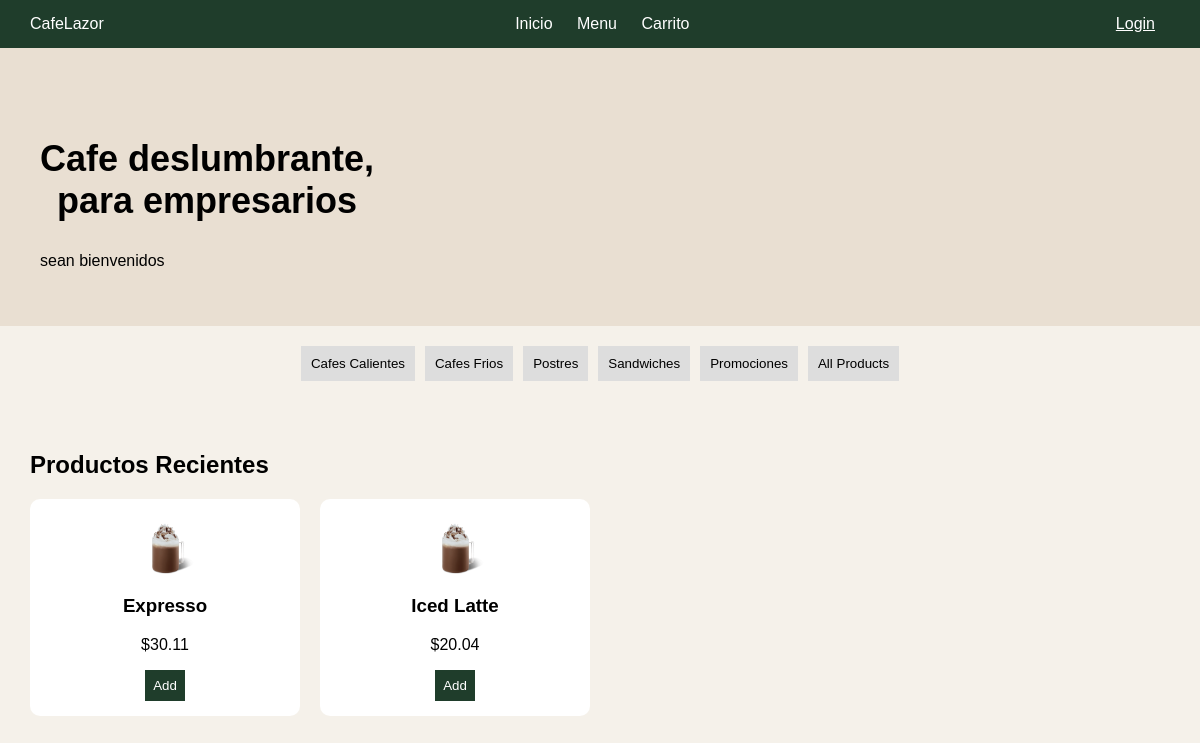
Before: /home/ with the older database file.
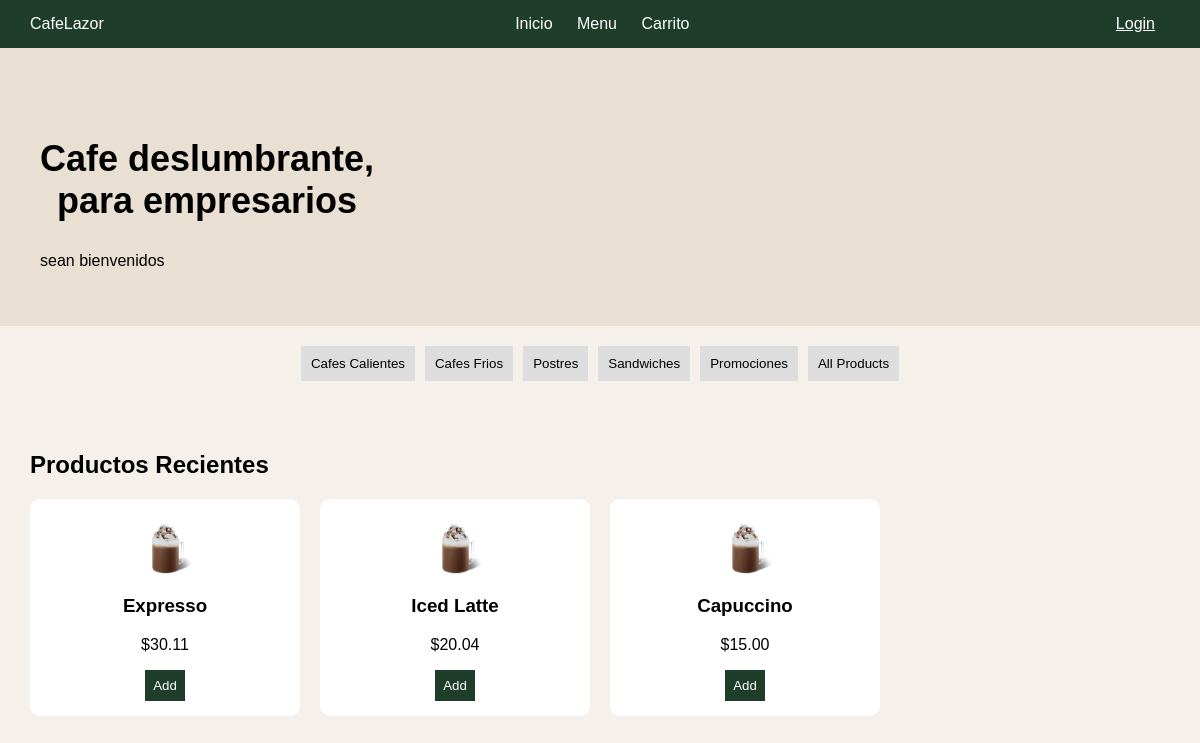
After: the same page with the newer database file.
### appcafe/models.py (models this page shows, shortened)
class Cafe(models.Model):
    CATEGORY_CHOICES = [
        ('hot', 'Cafes Calientes'),
        ('cold', 'Cafes Frios'),
        ('desserts', 'Postres'),
        ('sandwiches', 'Sandwiches'),
        ('promotions', 'Promociones'),
    ]
    name = models.CharField(max_length=100)
    description = models.TextField()
    price = models.DecimalField(max_digits=5, decimal_places=2)
    category = models.CharField(max_length=20, choices=CATEGORY_CHOICES, default='hot')

### appcafe/views.py (the view)
# urls.py: path('home/', views.home, name='home'),
def home(request):
    category_type = request.GET.get('type', None)
    if category_type:
        cafes = Cafe.objects.filter(category=category_type)
    else:
        cafes = Cafe.objects.all()
    return render(request, 'home.html', {'cafes': cafes, 'category_type': category_type})

### appcafe/templates/home.html (shortened to what this page needs)
{% load static %}
<html lang="es">
<head>
    <link rel="stylesheet" href="{% static 'css/styles.css' %}">
</head>
<body>
    <header class="header">
        <div class="logo">CafeLazor</div>
        <nav>
            <a href="{% url 'index' %}">Inicio</a>
            <a href="{% url 'menu' %}">Menu</a>
            <a href="{% url 'cart' %}">Carrito</a>
        </nav>
        <div>
            {% if user.is_authenticated %}
                <span>Hola {{ user.username }}</span>
                {% if user.is_superuser %}
                    <a class="btn-login" href="{% url 'cafe_list' %}">Admin</a>
                {% endif %}
                <a class="btn-login" href="{% url 'logout' %}">Logout</a>
            {% else %}
                <a class="btn-login" href="{% url 'login' %}">Login</a>
            {% endif %}
        </div>
    </header>
    <section class="hero">
        <div class="hero-text">
            <h1>Cafe deslumbrante, <br> para empresarios</h1>
            <p>sean bienvenidos</p>
        </div>
    </section>
    <section class="category">
        <a href="{% url 'home' %}?type=hot"><button>Cafes Calientes</button></a>
        <a href="{% url 'home' %}?type=cold"><button>Cafes Frios</button></a>
        <a href="{% url 'home' %}?type=desserts"><button>Postres</button></a>
        <a href="{% url 'home' %}?type=sandwiches"><button>Sandwiches</button></a>
        <a href="{% url 'home' %}?type=promotions"><button>Promociones</button></a>
        <a href="{% url 'home' %}"><button>All Products</button></a>
    </section>
    <section class="products">
        <h2>Productos Recientes</h2>
        <div class="grid">
            {% for cafe in cafes %}
                <div class="card">
                    <img src="{% static 'img/Cafe.png' %}" style="max-width: 75px; height: auto;" alt="{{ cafe.name }}">
                    <h3>{{ cafe.name }}</h3>
                    <p>${{ cafe.price }}</p>
                    <button class="btn-primary" data-id="{{ cafe.id }}" data-name="{{ cafe.name }}" data-price="{{ cafe.price }}">Add</button>
                </div>
            {% empty %}
                <p>No Hay Productos Disponibles</p>
            {% endfor %}
        </div>
    </section>
</body>
</html>

### appcafe/static/css/styles.css (style rules this page uses)
body { margin: 0; font-family: Arial, Helvetica, sans-serif; background-color: #f5f1ea; }
.header { display: flex; justify-content: space-between; align-items: center; background-color: #1f3d2b; color: white; padding: 15px 30px; }
.header nav a { margin: 0 10px; color: white; text-decoration: none; }
.btn-login { background: #1f3d2b; color: white; border: none; padding: 8px 15px; cursor: pointer; }
.hero { display: flex; justify-content: space-between; padding: 40px; background-color: #e9dfd2; }
.hero-text h1 { font-size: 36px; }
.category { display: flex; justify-content: center; gap: 10px; padding: 20px; }
.category button { padding: 10px; border: none; background-color: #ddd; cursor: pointer; }
.products { padding: 30px; }
.grid { display: grid; grid-template-columns: repeat(4, 1fr); gap: 20px; }
.card { background: white; padding: 15px; border-radius: 10px; text-align: center; }
.card button { background-color: #1f3d2b; color: white; border: none; padding: 8px; cursor: pointer; }
h1 { text-align: center; margin-top: 50px; }

Changed rows visible on the page:
added Cafe: name "Capuccino", price "15.00"
